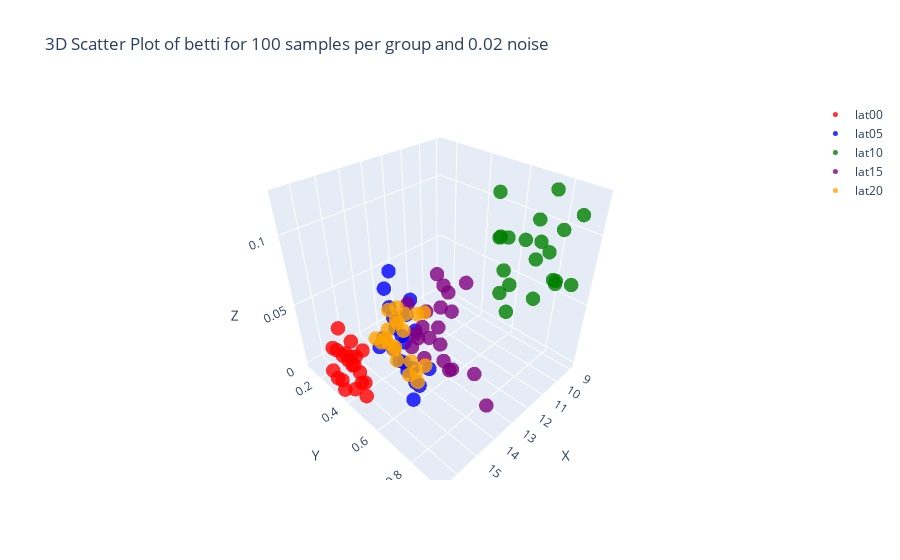

The cell this chart's notebook holds for it:
### Code cell
plot_norms('betti', 0.02, 100)
